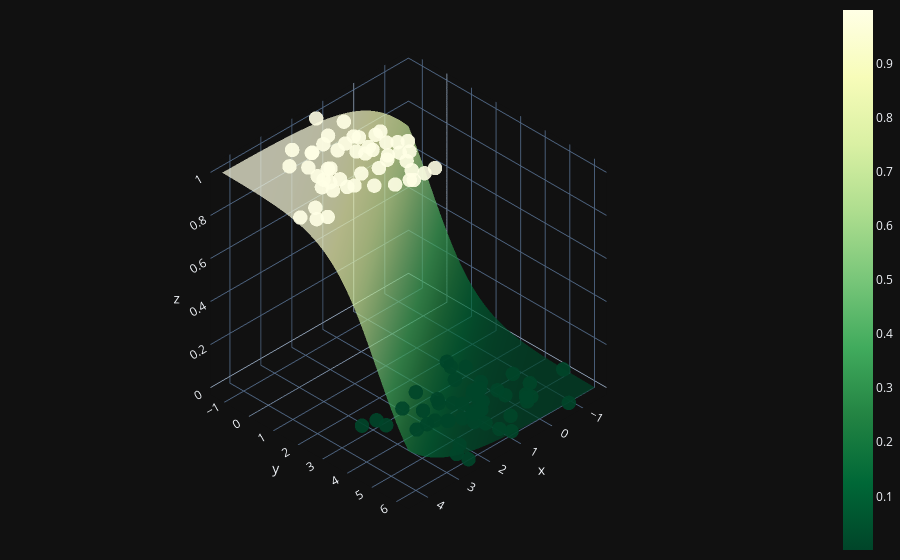

The notebook cell saved with this chart:
### Code cell
X0 = np.linspace(X[:,0].min(), X[:,0].max(), 100)
X1 = np.linspace(X[:,1].min(), X[:,1].max(), 100)
xx0,xx1 = np.meshgrid(X0, X1)
Z = xx0 * W[0] + xx1 * W[1] + b
A = 1 / (1 + np.exp(-Z))

fig = (go.Figure(data=[go.Surface(z=A, x=xx0, y=xx1, colorscale='YlGn', opacity=0.7, reversescale=True)]))
fig.add_scatter3d(
    x=X[:,0],
    y=X[:,1],
    z=y.flatten(),
    mode='markers',
    marker=dict(size=5, color=y.flatten(), colorscale='YlGn', opacity=0.9, reversescale=True)
)

fig.update_layout(template='plotly_dark', margin=dict(l=0,r=0,b=0,t=0))
fig.layout.scene.camera.projection.type = "orthographic"
fig.show()

### Figure 1 — Plotly figure (JSON) as saved in the notebook; plotly's stock layout.template omitted (floating-point values rounded to 4 significant figures; data arrays with more than 128 entries replaced by an {"elided": "..."} marker saying what was removed)
{"data": [{"colorscale": [[0, "rgb(255,255,229)"], [0.125, "rgb(247,252,185)"], [0.25, "rgb(217,240,163)"], [0.375, "rgb(173,221,142)"], [0.5, "rgb(120,198,121)"], [0.625, "rgb(65,171,93)"], [0.75, "rgb(35,132,67)"], [0.875, "rgb(0,104,55)"], [1, "rgb(0,69,41)"]], "opacity": 0.7, "reversescale": true, "type": "surface", "x": {"elided": "100x100 float values"}, "y": {"elided": "100x100 float values"}, "z": {"elided": "100x100 float values"}}, {"marker": {"color": [1, 1, 0, 0, 1, 0, 0, 1, 0, 1, 0, 1, 0, 0, 1, 1, 1, 0, 1, 1, 0, 0, 1, 0, 1, 0, 1, 0, 0, 1, 1, 0, 1, 1, 1, 0, 1, 1, 0, 1, 0, 0, 0, 0, 1, 1, 1, 1, 0, 0, 1, 1, 0, 0, 0, 0, 0, 1, 1, 1, 1, 0, 0, 1, 0, 1, 0, 0, 1, 0, 0, 1, 1, 0, 0, 0, 1, 1, 0, 0, 1, 0, 0, 0, 0, 0, 1, 0, 1, 1, 1, 1, 1, 1, 0, 0, 1, 1, 0, 1], "colorscale": [[0, "rgb(255,255,229)"], [0.125, "rgb(247,252,185)"], [0.25, "rgb(217,240,163)"], [0.375, "rgb(173,221,142)"], [0.5, "rgb(120,198,121)"], [0.625, "rgb(65,171,93)"], [0.75, "rgb(35,132,67)"], [0.875, "rgb(0,104,55)"], [1, "rgb(0,69,41)"]], "opacity": 0.9, "reversescale": true, "size": 5}, "mode": "markers", "type": "scatter3d", "x": [4.219, 0.9078, -0.2765, 0.08848, 3.243, 1.442, 1.022, 3.978, 0.5889, 1.252, 0.6284, 1.686, 1.185, 0.06897, 1.787, 4.438, 3.182, 0.3038, 0.7394, 1.285, 1.131, 0.6647, 1.316, -0.1889, 2.579, 0.8731, 1.311, 0.9868, 1.42, 2.354, 2.432, 1.043, 0.9509, 2.451, 1.62, 2.155, 1.381, 1.987, 2.116, 0.564, -0.07228, 2.509, -0.73, 1.379, 0.8821, 2.222, 2.016, 1.701, -0.6539, 0.5731, 1.957, 0.7624, 2.465, 1.333, 3.246, 1.103, 2.859, 1.6, 2.976, 2.68, 1.419, 1.926, -0.09448, 2.728, 1.12, 1.557, 0.1055, 2.844, 3.155, 1.841, 1.289, 1.642, 3.923, 1.705, 0.1631, 0.3419, 1.021, 2.669, 0.4666, 0.9481, 1.194, 1.154, -0.2942, 1.737, 0.4655, 0.0808, 3.003, 2.207, 1.361, 2.632, 2.827, 2.912, 1.142, 1.055, 2.47, -1.577, 1.412, 3.005, -0.6376, 0.8298], "y": [2.234, 0.4598, 5.081, 2.323, 1.215, 2.768, 4.117, 2.378, 4.001, 0.2081, 4.46, 0.6583, 5.28, 4.356, 1.7, 1.842, -0.1823, 3.944, 0.4361, 1.437, 4.682, 4.36, 2.441, 5.205, 0.7261, 4.714, 0.07123, 6.09, 4.637, 2.224, -0.2017, 4.606, 0.9498, -0.1954, 2.747, 4.124, 0.9295, 2.611, 3.069, 1.337, 2.884, 5.773, 6.255, 3.619, 2.841, 1.533, -0.2704, -0.4773, 4.767, 5.526, 0.2342, 1.165, 6.2, 5.01, 2.849, 4.706, 2.956, 0.9151, 1.216, -0.7044, 1.574, 4.152, 5.358, 1.305, 5.758, 2.827, 3.725, 3.327, 1.553, 3.562, 3.45, 0.1502, 1.804, 4.433, 2.578, 3.941, 1.579, 1.82, 3.866, 4.732, 2.808, 3.902, 5.273, 4.425, 3.123, 4.691, 0.7427, 5.506, 0.748, 0.6894, 1.721, 0.2466, 2.015, -0.6471, 4.099, 4.957, -1.326, 0.9852, 4.091, 1.742], "z": [1, 1, 0, 0, 1, 0, 0, 1, 0, 1, 0, 1, 0, 0, 1, 1, 1, 0, 1, 1, 0, 0, 1, 0, 1, 0, 1, 0, 0, 1, 1, 0, 1, 1, 1, 0, 1, 1, 0, 1, 0, 0, 0, 0, 1, 1, 1, 1, 0, 0, 1, 1, 0, 0, 0, 0, 0, 1, 1, 1, 1, 0, 0, 1, 0, 1, 0, 0, 1, 0, 0, 1, 1, 0, 0, 0, 1, 1, 0, 0, 1, 0, 0, 0, 0, 0, 1, 0, 1, 1, 1, 1, 1, 1, 0, 0, 1, 1, 0, 1]}], "layout": {"margin": {"b": 0, "l": 0, "r": 0, "t": 0}, "scene": {"camera": {"projection": {"type": "orthographic"}}}}}
